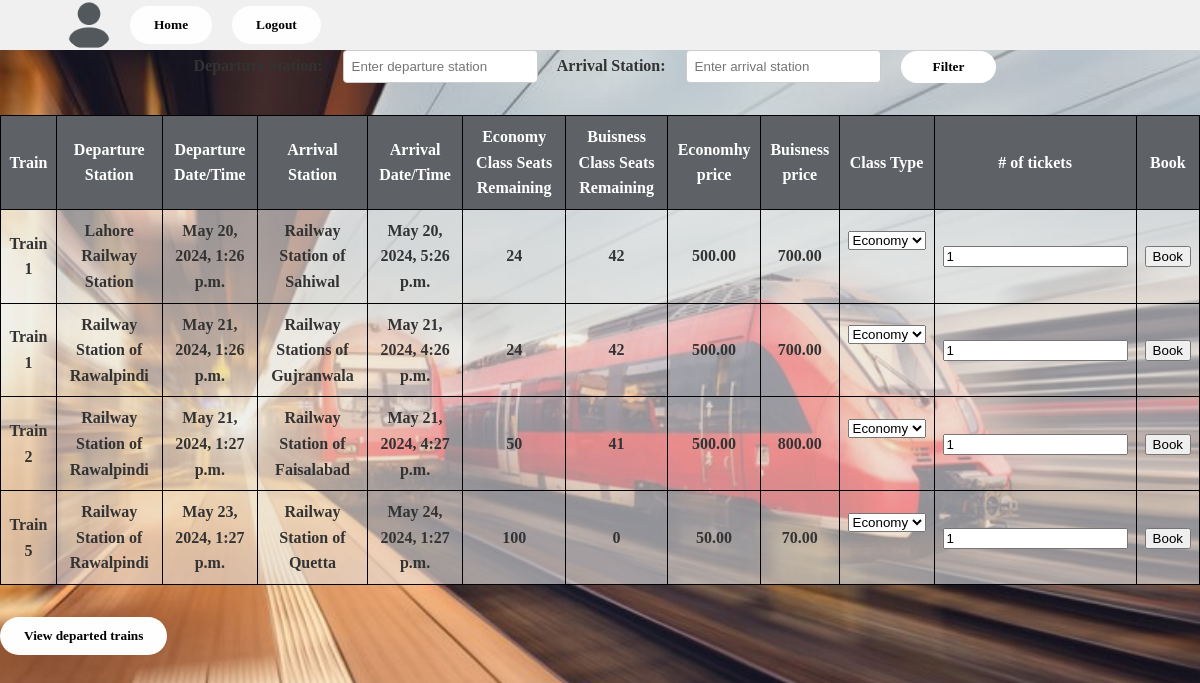
The page /bookings/ on the database its author committed.
### Schedules/models.py (models this page shows, shortened)
class TrainSchedule(models.Model):
    DEPARTURE_STATUS_CHOICES = (
        ('No', 'NotDeparted'),
        ('Yes', 'Departed'),
        ('Cancelled', 'Cancelled'),
        ('Delayed', 'Delayed'),
    )
    train = models.ForeignKey(Train, on_delete=models.CASCADE)
    DepartureStation = models.ForeignKey(Station, related_name='departure_schedules', on_delete=models.CASCADE, default=None)
    ArrivalStation = models.ForeignKey(Station, related_name='arrival_schedule', on_delete=models.CASCADE, default=None)
    departure_time = models.DateTimeField()
    arrival_time = models.DateTimeField()
    departure_status = models.CharField(max_length=10, choices=DEPARTURE_STATUS_CHOICES, default='No')
    date = models.DateField(default=date.today)
    @property
    def available_economy_seats(self):
        booked_tickets = Ticket.objects.filter(train=self.train, sourceStation=self.DepartureStation, destinationStation=self.ArrivalStation, classType='Economy').count()
        return self.train.economy_capacity - booked_tickets
    @property
    def available_business_seats(self):
        booked_tickets = Ticket.objects.filter(train=self.train, sourceStation=self.DepartureStation, destinationStation=self.ArrivalStation, classType='Business').count()
        return self.train.business_capacity - booked_tickets
    def calculate_price(self, class_type):
        if class_type == "economy":
            base_price = self.train.economyClassPrice
        elif class_type == "business":
            base_price = self.train.businessClassPrice
        else:
            raise ValueError("Invalid class type")
        return base_price

### Trains/models.py (models this page shows, shortened)
class Train(models.Model):
    name = models.CharField(max_length=100)
    economy_capacity = models.IntegerField(default=0)  # Capacity for economy class
    business_capacity = models.IntegerField(default=0)  # Capacity for business class
    economyClassPrice = models.DecimalField(max_digits=10, decimal_places=2)
    businessClassPrice = models.DecimalField(max_digits=10, decimal_places=2)

### Stations/models.py (models this page shows, shortened)
class Station(models.Model):
    name = models.CharField(max_length=100)
    location = models.CharField(max_length=100)
    distance = models.DecimalField(max_digits=10, decimal_places=2, default=1)  # Distance from a reference point

### Schedules/views.py (the view)
# urls.py: path('bookings/', trainDetails, name='bookings'),
def trainDetails(request):
    current_time = timezone.now()
    available_trains = Train.objects.all()
    available_stations = Station.objects.all()
    train_schedules = TrainSchedule.objects.filter(departure_time__gte=current_time)
    departure_station = request.GET.get('departure')
    arrival_station = request.GET.get('arrival')
    if departure_station and arrival_station:
        train_schedules = train_schedules.filter(
            DepartureStation__name__icontains=departure_station,
            ArrivalStation__name__icontains=arrival_station
        )
    for schedule in train_schedules:
        schedule.economy_price = schedule.calculate_price("economy")
        schedule.business_price = schedule.calculate_price("business")
    return render(request, 'schedules.html',
    {
        'train_schedules': train_schedules,
    })

### Schedules/templates/schedules.html (shortened to what this page needs)
<!DOCTYPE html>
<html lang="en">
<head>
    <link rel="stylesheet" href="/static/schedules.css">
</head>
<body>
    <header>
        <header>
            <div class="user-info">
                <img src="/static/avatar.png" alt="User Avatar">
            </div>
            <div class="action-buttons">
                <a href="/user/userPage"><button>Home</button></a>
                <a href="/user/login"><button>Logout</button></a>
            </div>
        </header>
    </header>
    <main>
        <form method="GET" action="{% url 'Schedules:TrainDetails' %}">
            <label for="departure">Departure Station:</label>
            <input type="text" name="departure" id="departure" placeholder="Enter departure station">
            <label for="arrival">Arrival Station:</label>
            <input type="text" name="arrival" id="arrival" placeholder="Enter arrival station">
            <button type="submit">Filter</button>
        </form>
        <table>
            <thead>
                <tr>
                    <th>Train</th>
                    <th>Departure Station</th>
                    <th>Departure Date/Time</th>
                    <th>Arrival Station</th>
                    <th>Arrival Date/Time</th>
                    <th>Economy Class Seats Remaining</th>
                    <th>Buisness Class Seats Remaining</th>
                    <th>Economhy price</th>
                    <th>Buisness price</th>
                    <th>Class Type</th>
                    <th># of tickets</th>
                    <th>Book</th>
                </tr>
            </thead>
            <tbody>
                {% for schedule in train_schedules %}
                    <tr>
                        <td>{{ schedule.train.name }}</td>
                        <td>{{ schedule.DepartureStation.name }}</td>
                        <td>{{ schedule.departure_time }}</td>
                        <td>{{ schedule.ArrivalStation.name }}</td>
                        <td>{{ schedule.arrival_time }}</td>
                        <td>{{ schedule.available_economy_seats }}</td>
                        <td>{{ schedule.available_business_seats }}</td>
                        <td>{{ schedule.economy_price }}</td>
                        <td>{{ schedule.business_price }}</td>
                        <td>
                            <form method="post" action="{% url 'Bookings:BookTicket' schedule.id %}">
                                <select name="class_type" id="class_type">
                                    <option value="economy">Economy</option>
                                </select>
                            </td>
                            <td>
                                <form method="post" action="{% url 'Bookings:BookTicket' schedule.id %}">
                                    <input type="number" name="num_tickets" id="num_tickets" min="1" value="1">
                            </td>
                        <td>
                            <form method="post" action="{% url 'Bookings:BookTicket' schedule.id %}">
                               <input type="submit" value="Book">
                            </form>
                        </td>
                    </tr>
                {% endfor %}
            </tbody>
        </table>
        <a href="{% url 'Schedules:DepartedTrains' %}"><button>View departed trains</button></a>
    </main>
</body>
</html>

### Schedules/static/schedules.css (style rules this page uses)
body { margin: 0; padding: 0; font-family: Arial, sans-serif; background-color: #f2f4f8; color: #333; line-height: 1.6; background-image: url(dashboard.jpg); background-size: cover; background-repeat: no-repeat; background-attachment: fixed; font-family: 'verdana'; font-weight: bold; }
header { position: relative; display: flex; justify-content: space-between; align-items: center; background-color: #f0f0f0; padding: 0 2rem; }
.user-info { display: flex; align-items: center; }
.user-info img { width: 50px; height: 50px; border-radius: 50%; margin-right: 1rem; }
.action-buttons { display: flex; align-items: center; }
.action-buttons a { margin-right: 10px; text-decoration: none; color: #fff; }
form { margin-bottom: 2rem; text-align: center; }
form label { font-weight: bold; margin-right: 1rem; }
form input[type="text"] { padding: 0.5rem; border: 1px solid #ccc; border-radius: 4px; margin-right: 1rem; }
form button[type="submit"] { padding: 0.5rem 2rem; background-color: #ffffff; color: #000; border: none; border-radius: 20px; cursor: pointer; transition: background-color 0.3s; }
table { width: 100%; border-collapse: collapse; margin-bottom: 2rem; }
th, td { border: 1px solid #000; padding: 0.5rem; text-align: center; background-color: rgb(231 231 231 / 60%); }
th { background-color: #5e6165; color: #fff; }
button { padding: 0.7rem 1.5rem; margin-right: 10px; background-color: #fffefe; color: #000; border: none; border-radius: 20px; cursor: pointer; transition: background-color 0.3s; font-family: 'verdana'; font-weight: bold; }

### rows shown on the page
TrainSchedule: train.name "Train 1", DepartureStation.name "Lahore Railway Station", departure_time "May 20, 2024, 1:26 p.m.", ArrivalStation.name "Railway Station of Sahiwal", arrival_time "May 20, 2024, 5:26 p.m.", available_economy_seats "24", available_business_seats "42", economy_price "500.00", business_price "700.00"
TrainSchedule: train.name "Train 1", DepartureStation.name "Railway Station of Rawalpindi", departure_time "May 21, 2024, 1:26 p.m.", ArrivalStation.name "Railway Stations of Gujranwala", arrival_time "May 21, 2024, 4:26 p.m.", available_economy_seats "24", available_business_seats "42", economy_price "500.00", business_price "700.00"
TrainSchedule: train.name "Train 2", DepartureStation.name "Railway Station of Rawalpindi", departure_time "May 21, 2024, 1:27 p.m.", ArrivalStation.name "Railway Station of Faisalabad", arrival_time "May 21, 2024, 4:27 p.m.", available_economy_seats "50", available_business_seats "41", economy_price "500.00", business_price "800.00"
TrainSchedule: train.name "Train 5", DepartureStation.name "Railway Station of Rawalpindi", departure_time "May 23, 2024, 1:27 p.m.", ArrivalStation.name "Railway Station of Quetta", arrival_time "May 24, 2024, 1:27 p.m.", available_economy_seats "100", available_business_seats "0", economy_price "50.00", business_price "70.00"
